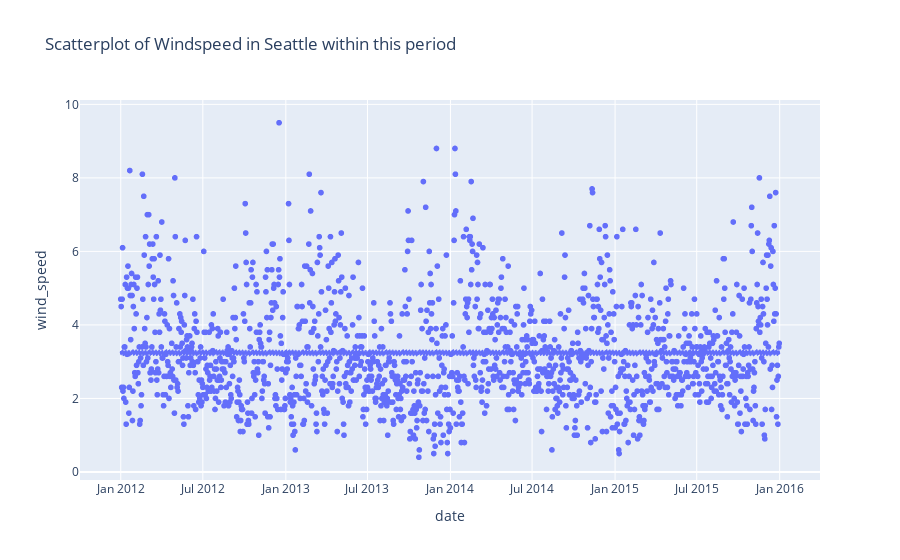

The code cell stored with this chart in its notebook:
### Code cell
figure = px.scatter(data, x="date", y="wind_speed", trendline="ols", title = "Scatterplot of Windspeed in Seattle within this period")
figure.show()

### Figure 1 — Plotly figure (JSON) as saved in the notebook; plotly's stock layout.template omitted (floating-point values rounded to 4 significant figures; data arrays with more than 128 entries replaced by an {"elided": "..."} marker saying what was removed)
{"data": [{"hovertemplate": "date=%{x}<br>wind_speed=%{y}<extra></extra>", "legendgroup": "", "marker": {"color": "#636efa", "symbol": "circle"}, "mode": "markers", "name": "", "showlegend": false, "type": "scattergl", "x": {"elided": "1461 str values"}, "xaxis": "x", "y": {"elided": "1461 float values"}, "yaxis": "y"}, {"hovertemplate": "<b>OLS trendline</b><br>wind_speed = 0.0339924 * date + 3.24097<br>R<sup>2</sup>=0.000859<br><br>date=%{x}<br>wind_speed=%{y} <b>(trend)</b><extra></extra>", "legendgroup": "", "marker": {"color": "#636efa", "symbol": "circle"}, "mode": "lines", "name": "", "showlegend": false, "type": "scattergl", "x": {"elided": "1461 str values"}, "xaxis": "x", "y": {"elided": "1461 float values"}, "yaxis": "y"}], "layout": {"legend": {"tracegroupgap": 0}, "title": {"text": "Scatterplot of Windspeed in Seattle within this period"}, "xaxis": {"anchor": "y", "domain": [0, 1], "title": {"text": "date"}}, "yaxis": {"anchor": "x", "domain": [0, 1], "title": {"text": "wind_speed"}}}}
